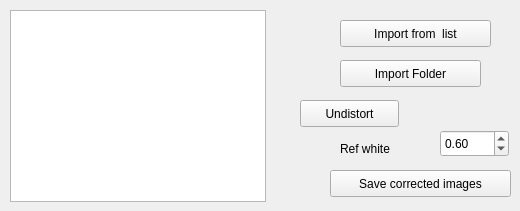
      <widget class="QWidget" name="tabWidgetPage2">
       <attribute name="title">
        <string>Dome</string>
       </attribute>
       <widget class="QPushButton" name="loadCalimButton">
        <property name="geometry">
         <rect>
          <x>340</x>
          <y>20</y>
          <width>151</width>
          <height>27</height>
         </rect>
        </property>
        <property name="text">
         <string>Import from  list</string>
        </property>
       </widget>
       <widget class="QPushButton" name="corrBackimgBut">
        <property name="geometry">
         <rect>
          <x>330</x>
          <y>170</y>
          <width>181</width>
          <height>27</height>
         </rect>
        </property>
        <property name="text">
         <string>Save corrected images</string>
        </property>
       </widget>
       <widget class="QPushButton" name="importCalimButton">
        <property name="geometry">
         <rect>
          <x>340</x>
          <y>60</y>
          <width>141</width>
          <height>27</height>
         </rect>
        </property>
        <property name="text">
         <string>Import Folder</string>
        </property>
       </widget>
       <widget class="QDoubleSpinBox" name="refWhite_2">
        <property name="geometry">
         <rect>
          <x>440</x>
          <y>130</y>
          <width>69</width>
          <height>27</height>
         </rect>
        </property>
        <property name="maximum">
         <double>1.000000000000000</double>
        </property>
        <property name="singleStep">
         <double>0.010000000000000</double>
        </property>
        <property name="value">
         <double>0.600000000000000</double>
        </property>
       </widget>
       <widget class="QLabel" name="label_21">
        <property name="geometry">
         <rect>
          <x>340</x>
          <y>140</y>
          <width>67</width>
          <height>17</height>
         </rect>
        </property>
        <property name="text">
         <string>Ref white</string>
        </property>
       </widget>
       <widget class="QListWidget" name="backList">
        <property name="geometry">
         <rect>
          <x>10</x>
          <y>10</y>
          <width>256</width>
          <height>192</height>
         </rect>
        </property>
       </widget>
       <widget class="QPushButton" name="undistortCalibBut">
        <property name="geometry">
         <rect>
          <x>300</x>
          <y>100</y>
          <width>99</width>
          <height>27</height>
         </rect>
        </property>
        <property name="text">
         <string>Undistort</string>
        </property>
       </widget>
      </widget>
